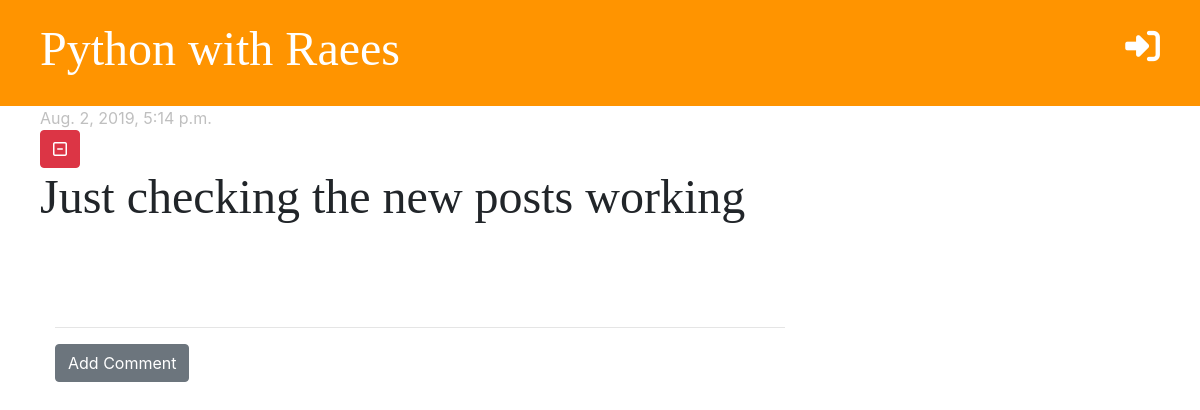
Page /post/9/ on the earlier database version.
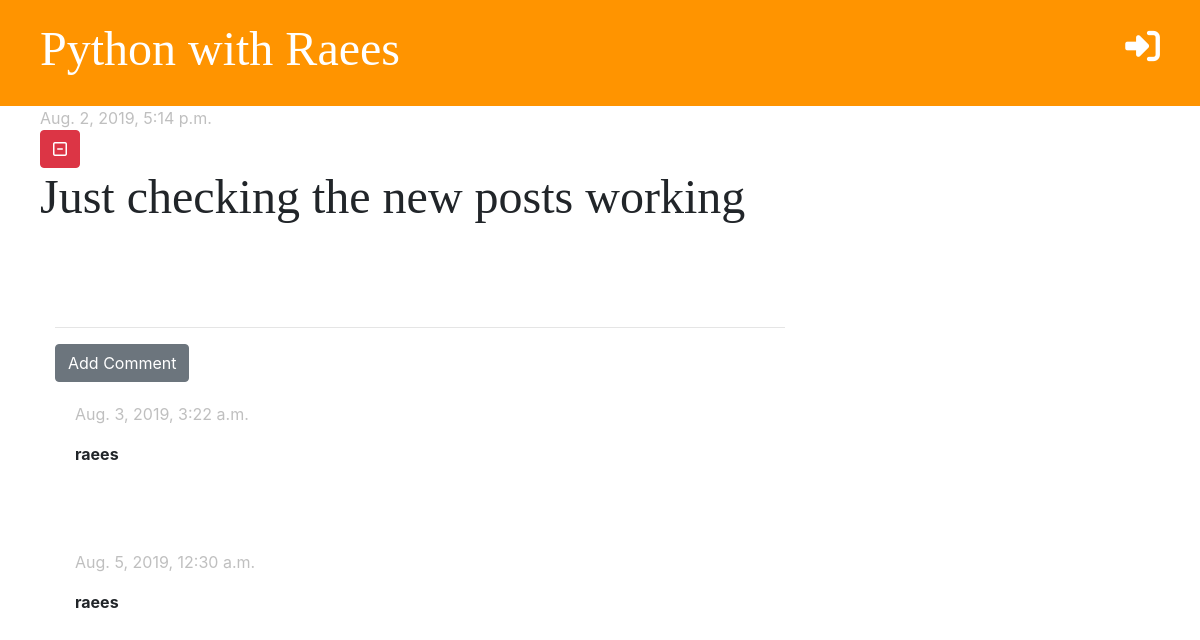
Same page on the later database version.
### blog/models.py (models this page shows, shortened)
class Comment(models.Model):
    post         = models.ForeignKey('blog.Post', on_delete=models.CASCADE, related_name='comments')
    author       = models.CharField(max_length=200)
    text         = models.TextField()
    created_date = models.DateTimeField(default=timezone.now)
    approved     = models.BooleanField(default=False)

### blog/views.py (the view)
# urls.py: path('post/<int:pk>/', views.post_detail, name='post_detail'),
def post_detail(request, pk):
    post = get_object_or_404(Post, pk=pk)
    stuff_for_frontend = {'post': post}
    return render(request, 'blog/post_detail.html', stuff_for_frontend)

### blog/templatetags/markdownify.py (called while the page is built)
@register.filter
def markdown(value):
    renderer = HighlightRenderer()
    markdown = mistune.Markdown(renderer=renderer)
    return markdown(value)

### blog/templates/blog/post_detail.html (shortened to what this page needs)
{% extends 'blog/base.html' %}
{% load markdownify %}
{% block content %}
    <div class="row">
        <div class="post">
            {% if post.published_date %}
            <div class="date">
                {{ post.published_date }}
            </div>
            {% else %}
            <a href="{% url 'post_publish' pk=post.pk %}"><i class="fas fa-upload fa-2x"></i></a>
            {% endif %}
            <a href="{% url 'post_delete' pk=post.pk %}" class="btn btn-danger" onclick="return confirm('Are you sure?')"><i class="far fa-minus-square"></i></a>
            <h2>{{ post.title }}</h2>
        </div>
    </div>
    <hr>
    <a href="{% url 'add_comment_to_post' pk=post.pk %}" class="btn btn-secondary">Add Comment</a><br>
    {% for comment in post.comments.all %}
       {% if user.is_authenticated or comment.approved %}
            <div class="comment">
                <div class="date">
                    <p class="date">{{ comment.created_date }}</p>
                </div>
                <strong>{{ comment.author }}</strong>
                <br><br>
            </div>
        {% endif %}
    {% empty %}
        <p>No Comments Yet....</p>
    {% endfor %}
{% endblock %}

Differences in the rows shown:
now on this page (row edited): Comment: created_date "Aug. 3, 2019, 3:22 a.m.", author "raees"
added Comment: created_date "Aug. 5, 2019, 12:30 a.m.", author "raees"
